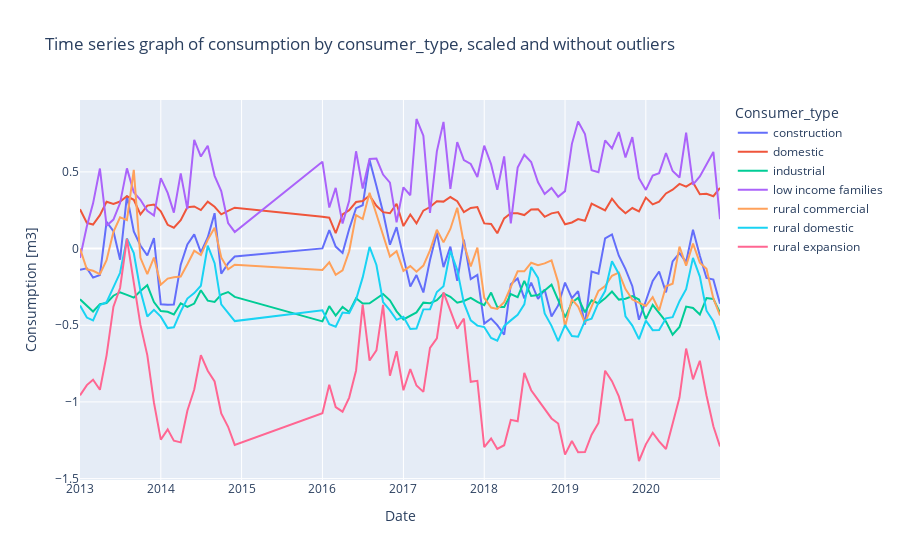

Write notebook code for a chart like this one.
### Code cell
# Time series graph of consumption by consumer_type (scaled and without outliers)

data = pd.concat([X_train, X_test], axis=0)
data['Consumer_type'] = le.inverse_transform(pd.concat([pd.Series(y_train), pd.Series(y_test)], axis=0))

group = data.groupby(['Date','Consumer_type'])['Consumption'].mean().unstack()

fig = px.line(group, x=group.index, y=group.columns, title='Time series graph of consumption by consumer_type, scaled and without outliers')
fig.update_layout(
    xaxis_title='Date',
    yaxis_title='Consumption [m3]',
)
fig.show()
